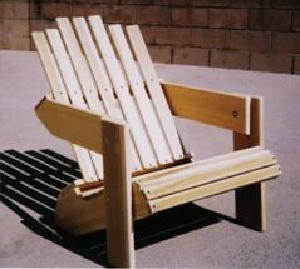
//> input picture Clustering/Clustering/caltech_test2/chair/image_0059.jpg, 300 x 269 px, given in place of 1.jpg, which was not available
$ ./BoFORB   (built with g++ and OpenCV 4, older OpenCV classes emulated)
//> lines starting //> are read from the running program, lines starting //| are printed output that depends on the picture; pictures that were not available may be replaced by others from this repository, and a replacement may not be noted
### OpenCV BoFORB/BoFORB/stdafx.h
// stdafx.h : include file for standard system include files,
// or project specific include files that are used frequently, but
// are changed infrequently
//

#pragma once

#include "targetver.h"

#include <stdio.h>
#include <tchar.h>


// TODO: reference additional headers your program requires here

### OpenCV BoFORB/BoFORB/BoFORB.cpp
// BoFSURF.cpp : Defines the entry point for the console application.
//

#include "stdafx.h"
#include <opencv/cv.h>
#include <opencv/highgui.h>
#include <opencv2/nonfree/features2d.hpp>

using namespace cv;
using namespace std;

#define DICTIONARY_BUILD 0 // set DICTIONARY_BUILD 1 to do Step 1, otherwise it goes to step 2

int _tmain(int argc, _TCHAR* argv[])
{
int minHessian = 400; //Hessian Threshold
#if DICTIONARY_BUILD == 1

	//Step 1 - Obtain the set of bags of features.

	//to store the input file names
	char * filename = new char[100];
	//to store the current input image
	Mat input;

	//To store the keypoints that will be extracted by SURF
	vector<KeyPoint> keypoints;
	//To store the SURF descriptor of current image
	Mat descriptor;
	//To store all the descriptors that are extracted from all the images.
	Mat featuresUnclustered(0,0,CV_32F);
	//The SURF feature extractor and descriptor
	OrbDescriptorExtractor detector;

	//I select 20 (1000/50) images from 1000 images to extract feature descriptors and build the vocabulary
	for(int f=0;f<999;f+=50){
		//create the file name of an image
		sprintf(filename,"G:\\testimages\\image\\%i.jpg",f);
		//open the file
		input = imread(filename, CV_LOAD_IMAGE_GRAYSCALE); //Load as grayscale
		//detect feature points
		detector.detect(input, keypoints);
		//compute the descriptors for each keypoint
		detector.compute(input, keypoints,descriptor);
		//put the all feature descriptors in a single Mat object
		featuresUnclustered.push_back(descriptor);
		//print the percentage
		printf("%i percent done\n",f/10);
	}


	//Construct BOWKMeansTrainer
	//the number of bags
	int dictionarySize=200;
	//define Term Criteria
	TermCriteria tc(CV_TERMCRIT_ITER,100,0.001);
	//retries number
	int retries=1;
	//necessary flags
	int flags=KMEANS_RANDOM_CENTERS;
	//Create the BoW (or BoF) trainer
	BOWKMeansTrainer bowTrainer(dictionarySize,tc,retries,flags);
	//convert featuresUnclustered to type CV_32F
	Mat featuresUnclusteredF(featuresUnclustered.rows,featuresUnclustered.cols,CV_32F);
	featuresUnclustered.convertTo(featuresUnclusteredF,CV_32F);
	//cluster the feature vectors
	Mat dictionary=bowTrainer.cluster(featuresUnclusteredF);
	//store the vocabulary
	FileStorage fs("dictionary.yml", FileStorage::WRITE);
	fs << "vocabulary" << dictionary;
	fs.release();

#else
	//Step 2 - Obtain the BoF descriptor for given image/video frame.

    //prepare BOW descriptor extractor from the dictionary
	Mat dictionaryF;
	FileStorage fs("dictionary.yml", FileStorage::READ);
	fs["vocabulary"] >> dictionaryF;
	fs.release();

	//convert to 8bit unsigned format
	Mat dictionary(dictionaryF.rows,dictionaryF.cols,CV_8U);
	dictionaryF.convertTo(dictionary,CV_8U);

	//create a matcher with BruteForce-Hamming distance
	Ptr<DescriptorMatcher> matcher = DescriptorMatcher::create("BruteForce-Hamming");

	//create SURF feature point extracter
	Ptr<FeatureDetector> detector(new OrbFeatureDetector());
	//create SURF descriptor extractor
	Ptr<DescriptorExtractor> extractor(new OrbDescriptorExtractor());
	//create BoF (or BoW) descriptor extractor
	BOWImgDescriptorExtractor bowDE(extractor,matcher);
	//Set the dictionary with the vocabulary we created in the first step
	bowDE.setVocabulary(dictionary);

	//To store the image file name
	char * filename = new char[100];
	//To store the image tag name - only for save the descriptor in a file
	char * imageTag = new char[10];

	//open the file to write the resultant descriptor
	FileStorage fs1("descriptor.yml", FileStorage::WRITE);

	//the image file with the location. change it according to your image file location
	sprintf(filename,"G:\\testimages\\image\\1.jpg");
	//read the image
	Mat img=imread(filename,CV_LOAD_IMAGE_GRAYSCALE);
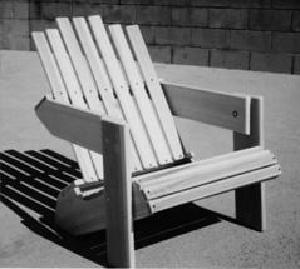
//> img: 269 rows x 300 cols, CV_8UC1; min 0, max 243, mean 116.8
	//To store the keypoints that will be extracted by SURF
	vector<KeyPoint> keypoints;
	//Detect SURF keypoints (or feature points)
	detector->detect(img,keypoints);
//> keypoints = 445 keypoints; strongest (x, y, size): (81, 177, 31), (80, 176, 37.2), (81, 176, 44.6), (79, 176, 53.6)
	//To store the BoW (or BoF) representation of the image
	Mat bowDescriptor;
	//extract BoW (or BoF) descriptor from given image
	bowDE.compute(img,keypoints,bowDescriptor);
//> bowDescriptor = 200 values, max 0.0966 at index 165, min 0 at index 1, mean 0.005

	//prepare the yml (some what similar to xml) file
	sprintf(imageTag,"img1");
	//write the new BoF descriptor to the file
	fs1 << imageTag << bowDescriptor;

	//You may use this descriptor for classifying the image.

	//release the file storage
	fs1.release();
#endif
	printf("\ndone\n");
    return 0;
}

$ run again, on Clustering/Clustering/caltech_test2/chair/image_0060.jpg
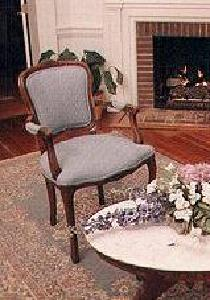
//> input picture Clustering/Clustering/caltech_test2/chair/image_0060.jpg, 210 x 300 px, given in place of 1.jpg, which was not available
//> `Mat img=imread(filename,CV_LOAD_IMAGE_GRAYSCALE);`:
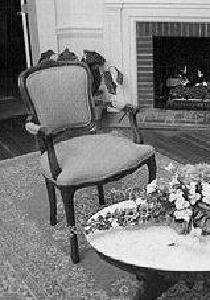
//> img: 300 rows x 210 cols, CV_8UC1; min 0, max 255, mean 123.3
//> keypoints = 429 keypoints; strongest (x, y, size): (174, 203, 31), (109, 219, 31), (107, 217, 31), (173, 201, 31)
//> bowDescriptor = 200 values, max 0.131 at index 95, min 0 at index 1, mean 0.005

$ run again, on Clustering/Clustering/caltech_test2/chair/image_0061.jpg
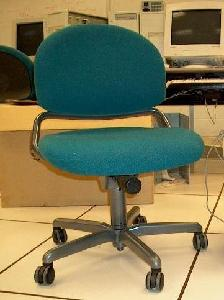
//> input picture Clustering/Clustering/caltech_test2/chair/image_0061.jpg, 224 x 300 px, given in place of 1.jpg, which was not available
//> `Mat img=imread(filename,CV_LOAD_IMAGE_GRAYSCALE);`:
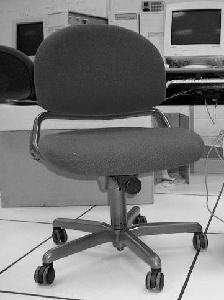
//> img: 300 rows x 224 cols, CV_8UC1; min 0, max 255, mean 121.9
//> keypoints = 393 keypoints; strongest (x, y, size): (171, 43, 31), (192, 235, 31), (166, 83, 31), (191, 233, 31)
//> bowDescriptor = 200 values, max 0.102 at index 165, min 0 at index 0, mean 0.005
